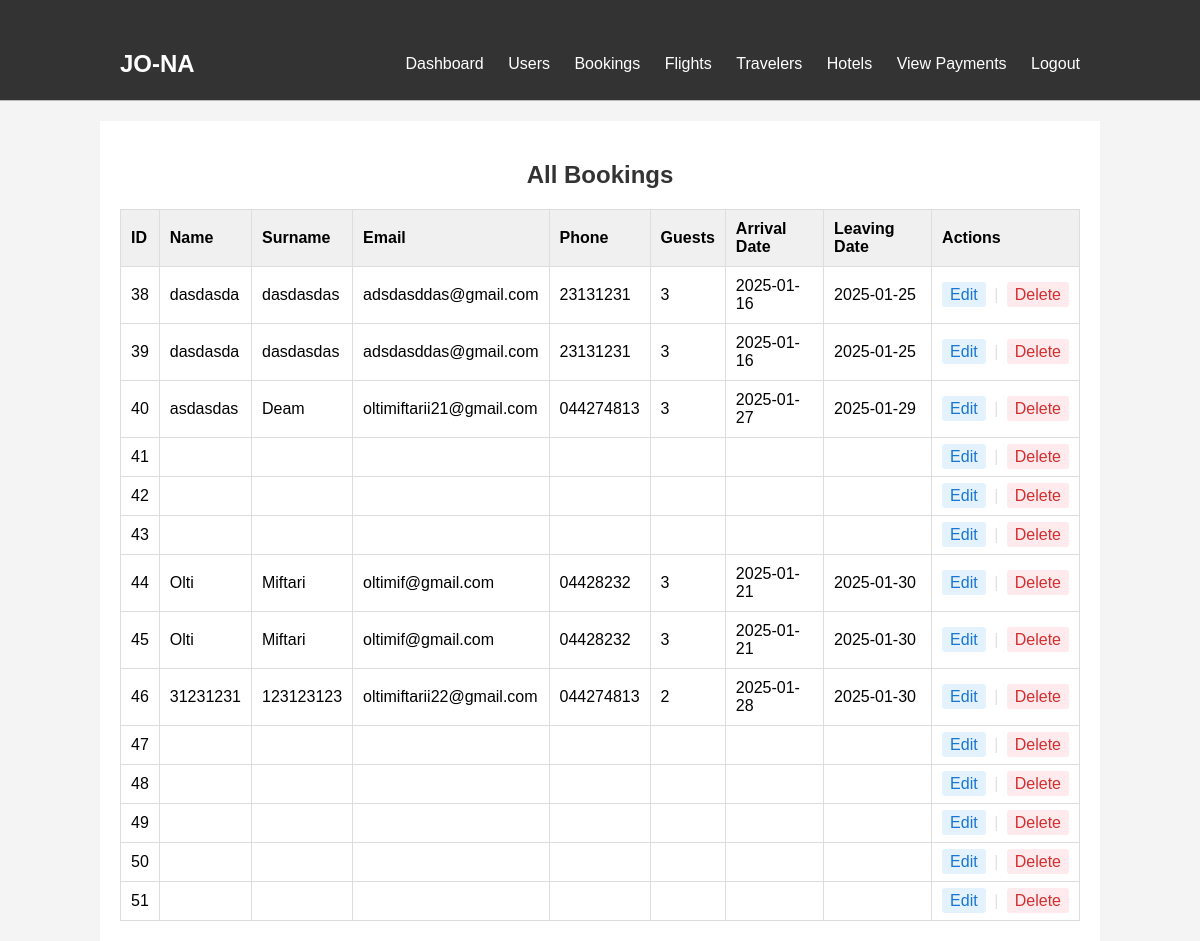
Screenshot of /BusinessLogic.Layer/Dashboard/bookings.php with the database file from the repository.
### tables this page shows
CREATE TABLE `bookings` (
  `id` int(11) NOT NULL,
  `user_id` int(11) DEFAULT NULL,
  `hotel_id` int(11) NOT NULL,
  `rooms` int(11) NOT NULL,
  `name` varchar(50) DEFAULT NULL,
  `surname` varchar(50) DEFAULT NULL,
  `email` varchar(100) DEFAULT NULL,
  `location` varchar(255) NOT NULL,
  `address` varchar(255) NOT NULL,
  `guests` int(11) DEFAULT NULL,
  `arrival_date` date DEFAULT NULL,
  `leaving_date` date DEFAULT NULL,
  `flight_id` int(11) NOT NULL,
  `booking_status` enum('reserved','canceled') NOT NULL,
  `phone` varchar(20) DEFAULT NULL
);

### BusinessLogic.Layer/Dashboard/bookings.php (the view, shortened to what this page needs)
<?php
$bookingsQuery = $conn->query("SELECT * FROM bookings");
?>
<!DOCTYPE html>
<html lang="en">
<head>
    <link rel="stylesheet" href="../../Presentation.Layer/UserInterface/css/bookings.css">
</head>
<body>
    <section id="header">
        <div class="header container">
            <div class="nav-bar">
                <div class="brand">
                    <a href="dashboard.php"><h1><span>JO</span>-NA</h1></a>
                </div>
                <div class="nav-list">
                    <ul>
                        <li><a href="dashboard.php">Dashboard</a></li>
                        <li><a href="users.php">Users</a></li>
                        <li><a href="bookings.php">Bookings</a></li>
                        <li><a href="add_flight.php">Flights</a></li>
                        <li><a href="traveler.php">Travelers</a></li>
                        <li><a href="hotelManagement.php">Hotels</a></li>
                        <li><a href="viewpayments.php">View Payments</a></li>
                        <li><a href="/Travel-Agency/Data/auth/config/logout.php">Logout</a></li>
                    </ul>
                </div>
            </div>
        </div>
    </section>
    <section id="bookings">
        <div class="bookings container">
            <h1>All Bookings</h1>
            <table>
                <thead>
                    <tr>
                        <th>ID</th>
                        <th>Name</th>
                        <th>Surname</th>
                        <th>Email</th>
                        <th>Phone</th>
                        <th>Guests</th>
                        <th>Arrival Date</th>
                        <th>Leaving Date</th>
                        <th>Actions</th>
                    </tr>
                </thead>
                <tbody>
                    <?php while ($row = $bookingsQuery->fetch_assoc()) { ?>
                        <tr>
                            <td><?php echo $row['id']; ?></td>
                            <td><?php echo $row['name']; ?></td>
                            <td><?php echo $row['surname']; ?></td>
                            <td><?php echo $row['email']; ?></td>
                            <td><?php echo $row['phone']; ?></td>
                            <td><?php echo $row['guests']; ?></td>
                            <td><?php echo $row['arrival_date']; ?></td>
                            <td><?php echo $row['leaving_date']; ?></td>
                            <td style="white-space:nowrap;">
    <a href="bookings.php?edit=<?= $row['id'] ?>"
       style="padding:4px 8px; background:#e3f2fd; color:#1976d2; border-radius:3px; text-decoration:none;"
       onmouseover="this.style.filter='brightness(90%)'; this.style.transform='translateY(-1px)'"
       onmouseout="this.style.filter=''; this.style.transform=''">Edit</a>
    <span style="margin:0 4px; color:#e0e0e0">|</span>
    <a href="bookings.php?delete=<?= $row['id'] ?>"
       style="padding:4px 8px; background:#ffebee; color:#d32f2f; border-radius:3px; text-decoration:none;"
       onmouseover="this.style.filter='brightness(90%)'; this.style.transform='translateY(-1px)'"
       onmouseout="this.style.filter=''; this.style.transform=''">Delete</a>
</td>
                        </tr>
                    <?php } ?>
                </tbody>
            </table>
        </div>
    </section>
</body>
</html>

### Presentation.Layer/UserInterface/css/bookings.css (style rules this page uses)
body { font-family: Arial, sans-serif; background-color: #f4f4f4; margin: 0; padding: 0; }
.container { width: 80%; margin: auto; overflow: hidden; }
#header { background: #333; color: #fff; padding-top: 30px; min-height: 70px; border-bottom: #bbb 1px solid; }
#header a { color: #fff; text-decoration: none; }
.nav-bar { display: flex; justify-content: space-between; align-items: center; }
.nav-list ul { list-style: none; margin: 0; padding: 0; }
.nav-list ul li { display: inline; margin-left: 20px; }
#bookings .container { background: #fff; padding: 20px; margin-top: 20px; }
#bookings h1 { text-align: center; color: #333; }
#bookings table { width: 100%; border-collapse: collapse; }
#bookings th, #bookings td { border: 1px solid #ddd; padding: 10px; text-align: left; }
#bookings th { background-color: #f0f0f0; }

### rows the page displays
bookings: id "38", name "dasdasda", surname "dasdasdas", email "adsdasddas@gmail.com", phone "23131231", guests "3", arrival_date "2025-01-16", leaving_date "2025-01-25"
bookings: id "39", name "dasdasda", surname "dasdasdas", email "adsdasddas@gmail.com", phone "23131231", guests "3", arrival_date "2025-01-16", leaving_date "2025-01-25"
bookings: id "40", name "asdasdas", surname "Deam", email "oltimiftarii21@gmail.com", phone "044274813", guests "3", arrival_date "2025-01-27", leaving_date "2025-01-29"
bookings: id "41"
bookings: id "42"
bookings: id "43"
bookings: id "44", name "Olti", surname "Miftari", email "oltimif@gmail.com", phone "04428232", guests "3", arrival_date "2025-01-21", leaving_date "2025-01-30"
bookings: id "45", name "Olti", surname "Miftari", email "oltimif@gmail.com", phone "04428232", guests "3", arrival_date "2025-01-21", leaving_date "2025-01-30"
bookings: id "46", name "31231231", surname "123123123", email "oltimiftarii22@gmail.com", phone "044274813", guests "2", arrival_date "2025-01-28", leaving_date "2025-01-30"
bookings: id "47"
bookings: id "48"
bookings: id "49"
bookings: id "50"
bookings: id "51"
